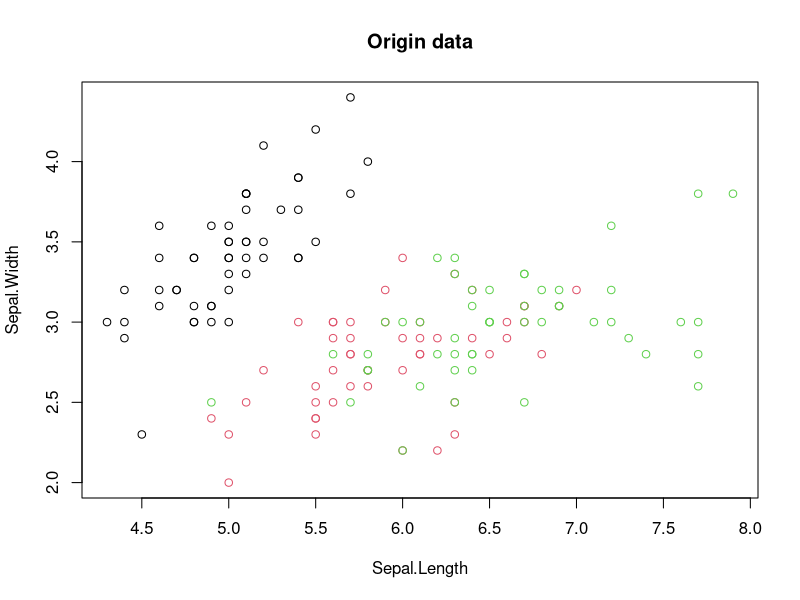
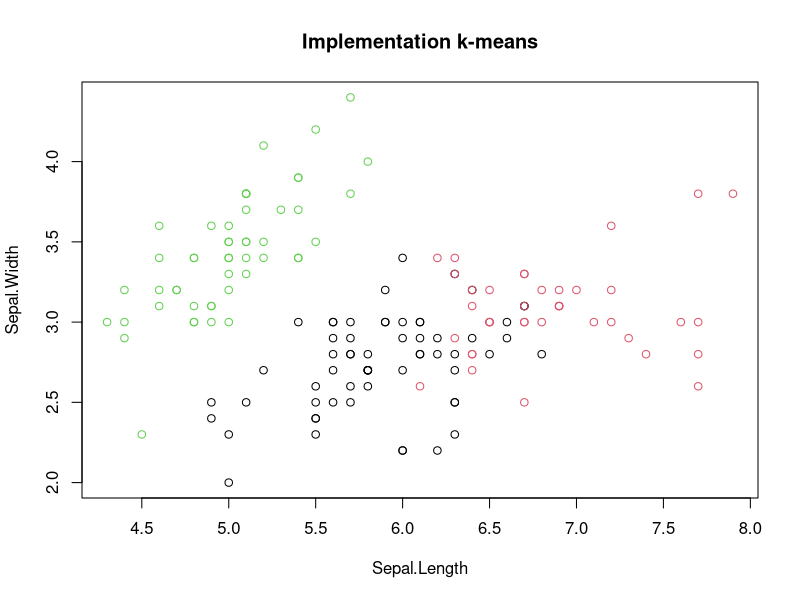
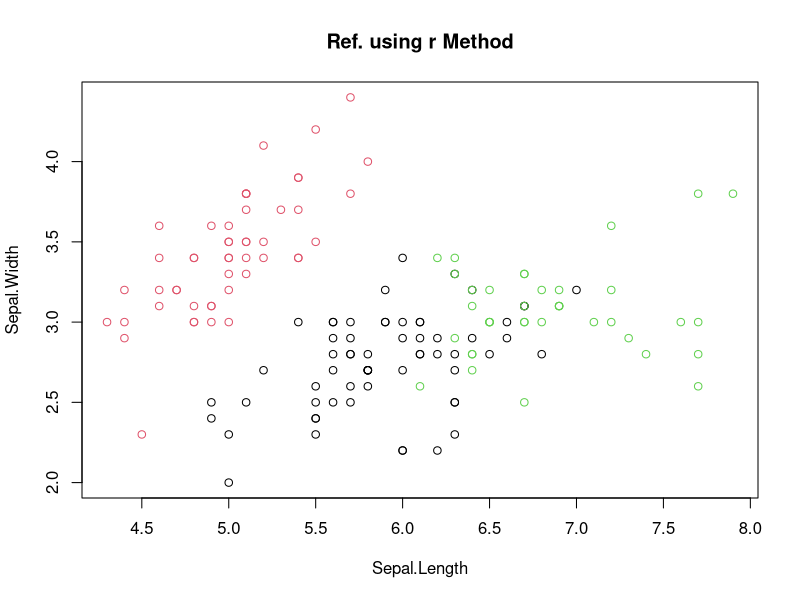

Source code (R) for these figures, in order:
kmeans_ <- function(df, k){
  set.seed(2016)
  center <- df[sample(nrow(df), k), ] #initial center
  row.names(center)<-1:nrow(center)
  tmpCenter <- center 
  
  repeat {
    tmp <- rbind(center[ ,], df)
    dist <- as.matrix( dist(tmp, method = "euclidean"), labels=TRUE)
    dist <- dist[1:k, (k+1):ncol(dist)]
    
    cluster <- rep(0,nrow(df))
    for ( i in 1:nrow(df) ){
      cluster[i] <- which.min(dist[,i]) 
    }
    
    for( i in 1:k ){
      tmpCenter[i,] <- colMeans(df[cluster==i, ])
    }
    
    if( all(center == tmpCenter) ){
      break
    } 
    center <- tmpCenter
  }
  
  return ( list( center = center, cluster = cluster ) )
}


### Data
df <- iris 
plot(iris$Sepal.Length, iris$Sepal.Width, type="p", main="Origin data", xlab="Sepal.Length", ylab="Sepal.Width", col=iris$Species)

### Run
result <- kmeans_(df[, -5] ,3)
y <- as.factor(result$cluster)
df_ <- cbind(df, y) 
plot(df_$Sepal.Length, df_$Sepal.Width, type="p", main="Implementation k-means", xlab="Sepal.Length", ylab="Sepal.Width", col=df_$y)

### Refer using R package
result_ref <- kmeans(df[,-5], 3)
y <- as.factor(result_ref$cluster)
df_ref <- cbind(df, y)  
plot(df_ref$Sepal.Length, iris$Sepal.Width, type="p", main="Ref. using r Method", xlab="Sepal.Length", ylab="Sepal.Width", col=df_ref$y)

